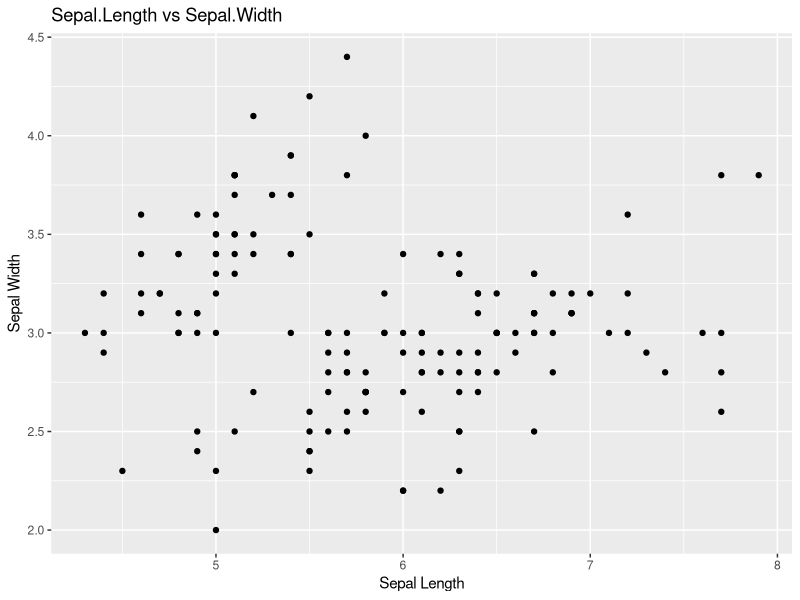
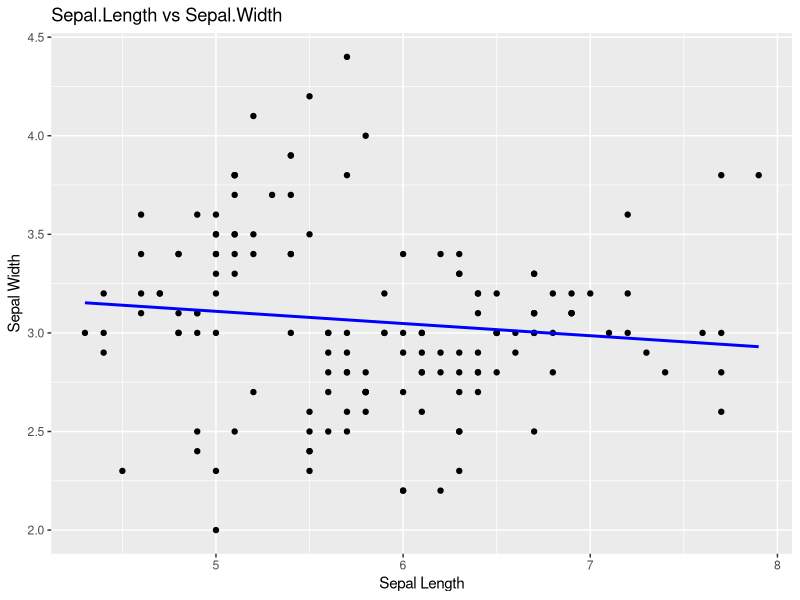
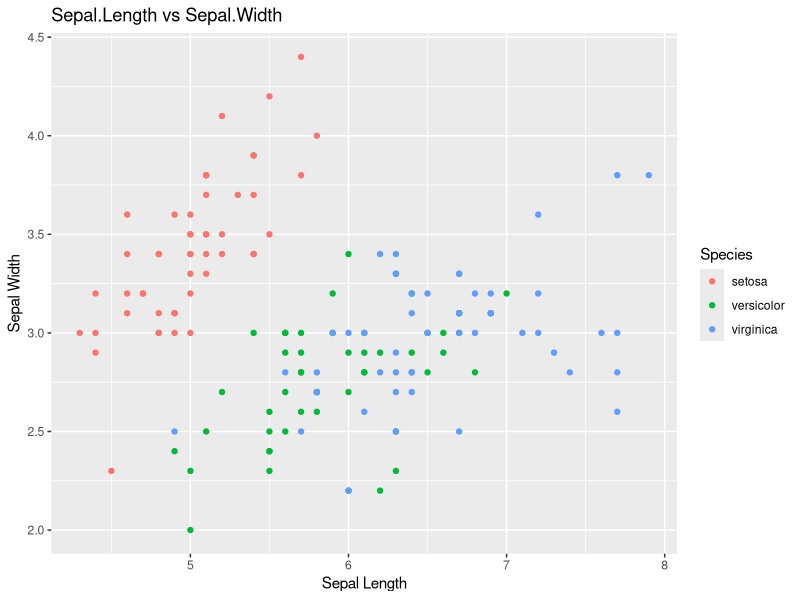
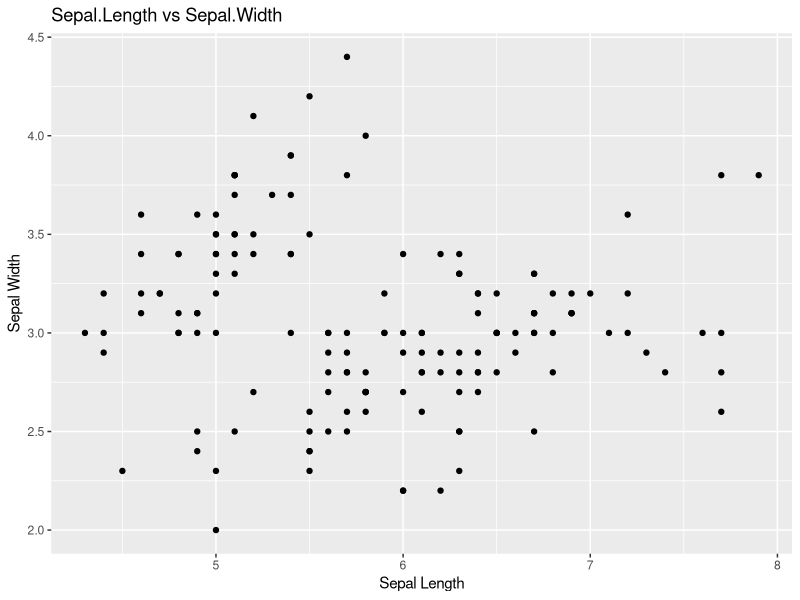
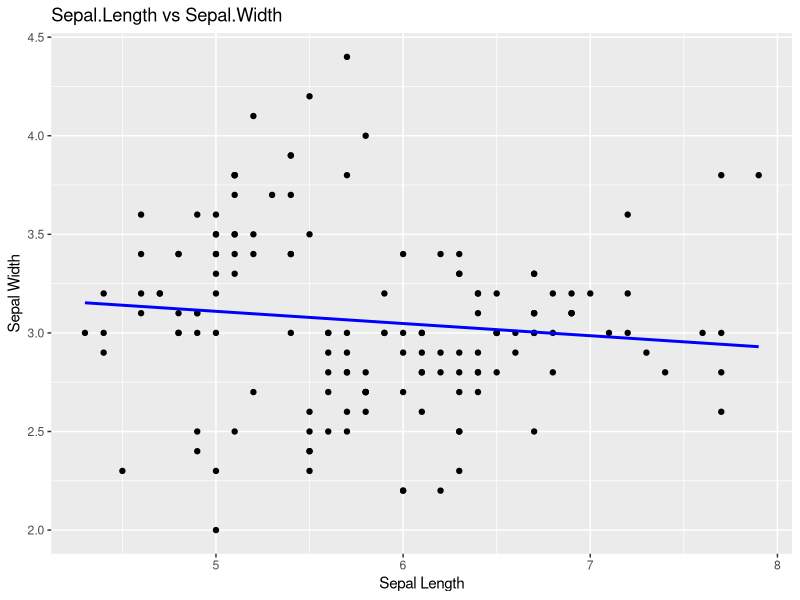
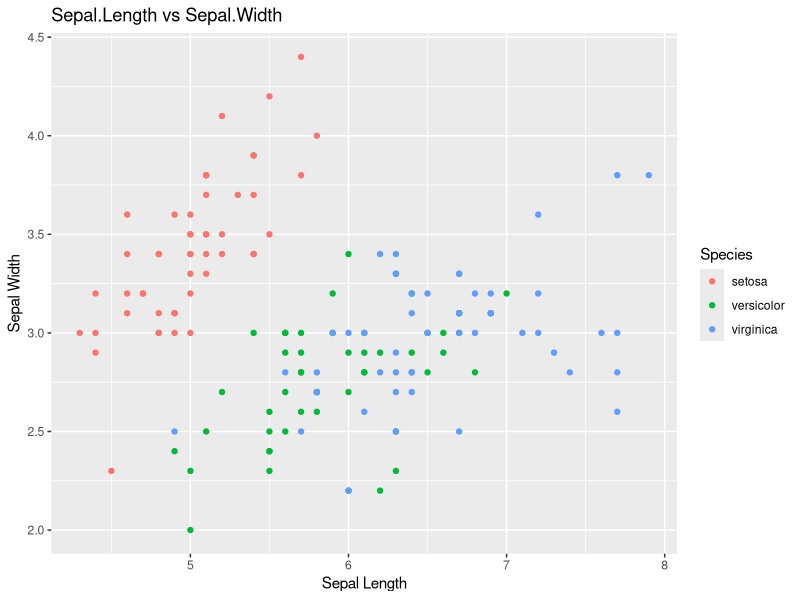
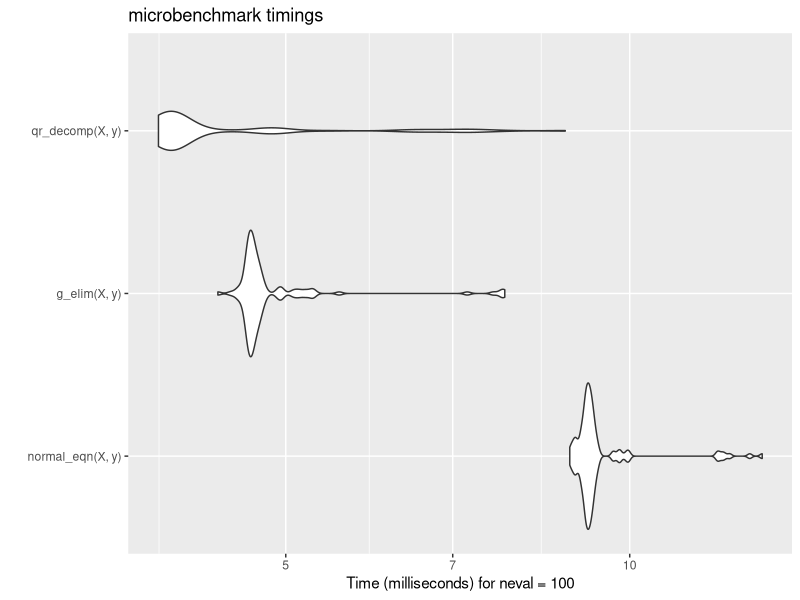

Generate these figures, in order, with R:
# Assignment 1 for STAT 8670 - due 9/12/2025
# all work by Tommy Stell

# loading packages/libraries
options(repos = c(CRAN = "https://cloud.r-project.org/"))

install.packages("pandoc")

library(microbenchmark)
library(tidyverse)
library(ggplot2)

# Question 1 - Data Analysis

# loading the iris dataset
Q1_data <- iris

# 1.a) five summary statistics using base R
summary(Q1_data)

# 1.b) five summary statistics using tidyverse
Q1_data %>%
  summarise(
    Sepal.Length = list(summary(Sepal.Length)),
    Sepal.Width = list(summary(Sepal.Width)),
    Petal.Length = list(summary(Petal.Length)),
    Petal.Width = list(summary(Petal.Width)),
    Species = list(summary(Species))
  )

# 1.c) use ggplot2 to create a scatter plot of Sepal.Length vs Sepal.Width

ggplot(Q1_data, aes(x = Sepal.Length, y = Sepal.Width)) +
  geom_point() +
  labs(title = "Sepal.Length vs Sepal.Width",
       x = "Sepal Length",
       y = "Sepal Width")

ggsave("Assignment_1_1c_scatter_plot.png")

# 1.d) fit a linear regression with Length as response and Width as predictor
lm_model <- lm(Sepal.Length ~ Sepal.Width, data = Q1_data)
summary(lm_model)

# 1.e) add fitted regression line to the plot from part c

ggplot(Q1_data, aes(x = Sepal.Length, y = Sepal.Width)) +
  geom_point() +
  geom_smooth(method = "lm", se = FALSE, color = "blue") +
  labs(title = "Sepal.Length vs Sepal.Width",
       x = "Sepal Length",
       y = "Sepal Width")

ggsave("Assignment_1_1e_scatter_plot_with_regression_line.png")

# 1.f) use different colors to distinguish species in the plot
ggplot(Q1_data, aes(x = Sepal.Length, y = Sepal.Width, color = Species)) +
  geom_point() +
  #geom_smooth(method = "lm", se = FALSE) +
  labs(title = "Sepal.Length vs Sepal.Width",
       x = "Sepal Length",
       y = "Sepal Width")

ggsave("Assignment_1_1f_scatter_plot_with_regression_line.png")


# Problem 2 - conceptual

# 2.c)

set.seed(777) # I personally always use 137 as my set seed for anything like this since its tattooed on my arm

X <- matrix(rnorm(1000*100), 1000, 100)
y <- rnorm(1000)

normal_eqn <- function(X, y) {
  solve(t(X) %*% X) %*% t(X) %*% y
}

g_elim <- function(X,y){
    XtX <- t(X) %*% X
    Xty <- t(X) %*% y
    solve(XtX, Xty)
}

qr_decomp <- function(X,y){
    qr_X <- qr(X)
    qr.coef(qr_X, y)
}

benchmark_results <- microbenchmark(
  normal_eqn(X, y),
  g_elim(X, y),
  qr_decomp(X, y),
  times = 100
)

print(benchmark_results)

A_1_2_c_plot <- autoplot(benchmark_results)

ggsave("Assignment_1_2c_benchmark_plot.png")